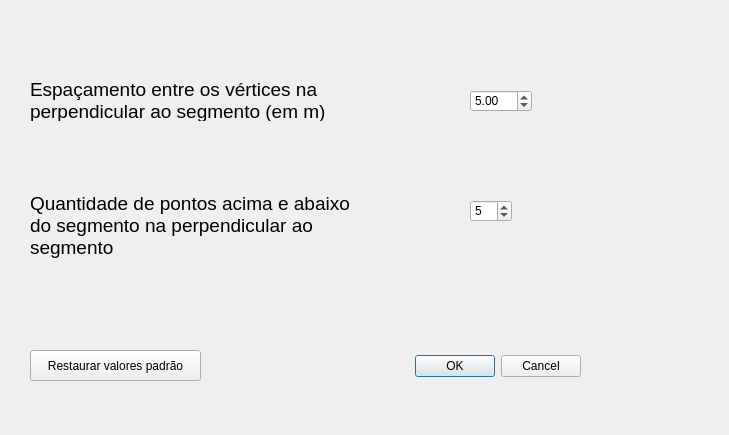
<?xml version="1.0" encoding="UTF-8"?>
<ui version="4.0">
 <class>VetorizacaoDinamicaDialogBase</class>
 <widget class="QDialog" name="VetorizacaoDinamicaDialogBase">
  <property name="geometry">
   <rect>
    <x>0</x>
    <y>0</y>
    <width>729</width>
    <height>435</height>
   </rect>
  </property>
  <property name="windowTitle">
   <string>Adaplin</string>
  </property>
  <widget class="QDialogButtonBox" name="button_box">
   <property name="geometry">
    <rect>
     <x>240</x>
     <y>350</y>
     <width>341</width>
     <height>32</height>
    </rect>
   </property>
   <property name="orientation">
    <enum>Qt::Horizontal</enum>
   </property>
   <property name="standardButtons">
    <set>QDialogButtonBox::Cancel|QDialogButtonBox::Ok</set>
   </property>
  </widget>
  <widget class="QLabel" name="label">
   <property name="geometry">
    <rect>
     <x>30</x>
     <y>80</y>
     <width>301</width>
     <height>41</height>
    </rect>
   </property>
   <property name="font">
    <font>
     <pointsize>14</pointsize>
    </font>
   </property>
   <property name="text">
    <string>Espaçamento entre os vértices na perpendicular ao segmento (em m)</string>
   </property>
   <property name="wordWrap">
    <bool>true</bool>
   </property>
  </widget>
  <widget class="QLabel" name="label_2">
   <property name="geometry">
    <rect>
     <x>30</x>
     <y>190</y>
     <width>341</width>
     <height>71</height>
    </rect>
   </property>
   <property name="font">
    <font>
     <pointsize>14</pointsize>
    </font>
   </property>
   <property name="text">
    <string>Quantidade de pontos acima e abaixo do segmento na perpendicular ao segmento</string>
   </property>
   <property name="wordWrap">
    <bool>true</bool>
   </property>
  </widget>
  <widget class="QDoubleSpinBox" name="doubleSpinBox">
   <property name="geometry">
    <rect>
     <x>470</x>
     <y>90</y>
     <width>62</width>
     <height>22</height>
    </rect>
   </property>
   <property name="value">
    <double>5.000000000000000</double>
   </property>
  </widget>
  <widget class="QSpinBox" name="spinBox">
   <property name="geometry">
    <rect>
     <x>470</x>
     <y>200</y>
     <width>42</width>
     <height>22</height>
    </rect>
   </property>
   <property name="value">
    <number>5</number>
   </property>
  </widget>
  <widget class="QPushButton" name="pushButton">
   <property name="geometry">
    <rect>
     <x>30</x>
     <y>350</y>
     <width>171</width>
     <height>31</height>
    </rect>
   </property>
   <property name="text">
    <string>Restaurar valores padrão</string>
   </property>
  </widget>
 </widget>
 <resources/>
 <connections>
  <connection>
   <sender>button_box</sender>
   <signal>accepted()</signal>
   <receiver>VetorizacaoDinamicaDialogBase</receiver>
   <slot>accept()</slot>
   <hints>
    <hint type="sourcelabel">
     <x>20</x>
     <y>20</y>
    </hint>
    <hint type="destinationlabel">
     <x>20</x>
     <y>20</y>
    </hint>
   </hints>
  </connection>
  <connection>
   <sender>button_box</sender>
   <signal>rejected()</signal>
   <receiver>VetorizacaoDinamicaDialogBase</receiver>
   <slot>reject()</slot>
   <hints>
    <hint type="sourcelabel">
     <x>20</x>
     <y>20</y>
    </hint>
    <hint type="destinationlabel">
     <x>20</x>
     <y>20</y>
    </hint>
   </hints>
  </connection>
 </connections>
</ui>
